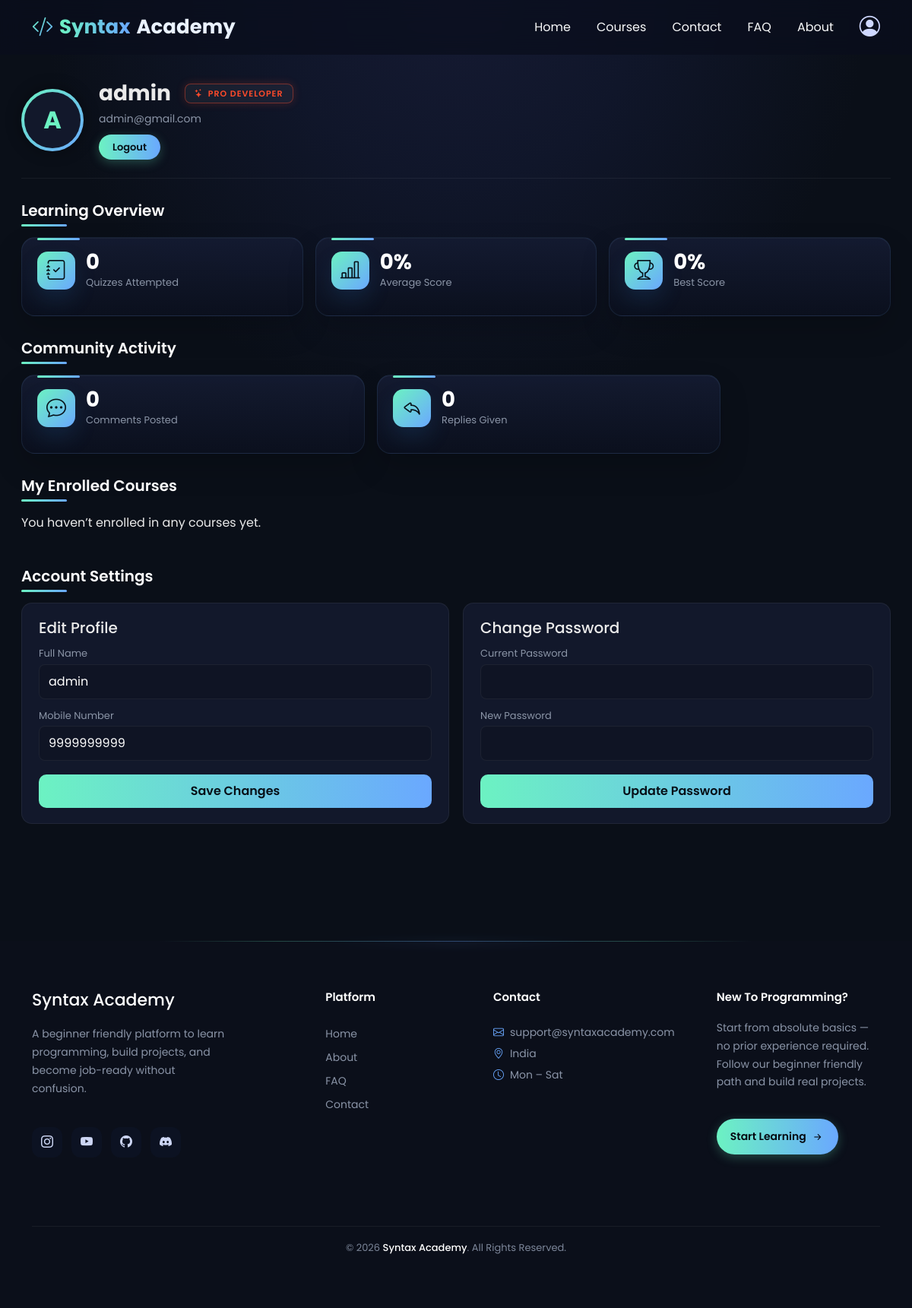
The page /profile/ (signed in) on the database its author committed.
### app1/models.py (models this page shows, shortened)
class Registration(models.Model):
    LEVEL_CHOICES = [
        ('beginner', 'Beginner'),
        ('intermediate', 'Intermediate'),
        ('advanced', 'Advanced'),
        ('pro', 'Pro Developer'),
    ]
    name = models.CharField(max_length=100)
    email = models.EmailField()
    mobile = models.IntegerField()
    password = models.CharField(max_length=10)
    otp = models.CharField(max_length=6, null=True, blank=True)
    otp_created_at = models.DateTimeField(null=True, blank=True)
    level = models.CharField(max_length=20,choices=LEVEL_CHOICES,default='beginner')

### app1/views.py (the view, shortened to what this page needs)
# urls.py: path('profile/', profile, name='profile'),
def profile(request):
    if 'login' not in request.session:
        return redirect('login')
    email = request.session['login']
    user = Registration.objects.get(email=email)
    enrolled_courses = Enrollment.objects.filter(user=user).select_related('course')
    for enroll in enrolled_courses:
        enroll.payment = Payment.objects.filter(
            user=user,
            course=enroll.course
        ).first()
    if request.method == "POST" and request.POST.get("form_type") == "edit_profile":
        user.name = request.POST.get("name")
        user.mobile = request.POST.get("mobile")
        user.save()
        messages.success(request, "Profile updated successfully")
        return redirect('profile')
    results = Result.objects.filter(user_email=email)
    total_attempts = results.count()
    score_percentages = [
        (result.score / result.total) * 100
        for result in results
        if result.total
    ]
    avg_score = round(sum(score_percentages) / len(score_percentages), 2) if score_percentages else 0
    max_score = round(max(score_percentages), 2) if score_percentages else 0
    comments = Comment.objects.filter(user=user).count()
    replies = Reply.objects.filter(user=user).count()
    context = {
        'user': user,
        'total_attempts': total_attempts,
        'avg_score': avg_score,
        'max_score': max_score,
        'comments': comments,
        'replies': replies,
        'enrolled_courses': enrolled_courses,
        'login': True
    }
    return render(request, 'profile.html', context)

### app1/templates/profile.html (shortened to what this page needs)
{% extends "base.html" %}
{% block content %}
{% load static %}
<link href="https://cdn.jsdelivr.net/npm/bootstrap@5.3.2/dist/css/bootstrap.min.css" rel="stylesheet">
<link rel="stylesheet" href="https://cdn.jsdelivr.net/npm/bootstrap-icons@1.11.1/font/bootstrap-icons.css">
<link rel="stylesheet" href="{% static 'css/profile.css' %}">
<div class="profile-wrapper">
    <div class="profile-top">
        <div class="profile-avatar-wrapper">
            <div class="profile-avatar">
                {{ user.name|slice:":1"|upper }}
            </div>
        </div>
        <div class="profile-info">
            <div class="name-row">
                <h2 class="profile-name">{{ user.name }}</h2>
                <div class="exp-tag {{ user.level }}">
                    <i class="bi bi-stars"></i>
                    {{ user.get_level_display }}
                </div>
            </div>
            <div class="profile-email">{{ user.email }}</div>
            <a href="{% url 'logout' %}" class="logout-chip">Logout</a>
        </div>
    </div>
    <div class="section">
        <h3>Learning Overview</h3>
        <div class="stats-grid stats-grid--three">
            <div class="stat-card">
                <div class="stat-icon">
                    <i class="bi bi-journal-check"></i>
                </div>
                <div>
                    <div class="stat-number">{{ total_attempts }}</div>
                    <div class="stat-label">Quizzes Attempted</div>
                </div>
            </div>
            <div class="stat-card">
                <div class="stat-icon">
                    <i class="bi bi-bar-chart-line"></i>
                </div>
                <div>
                    <div class="stat-number">{{ avg_score }}%</div>
                    <div class="stat-label">Average Score</div>
                </div>
            </div>
            <div class="stat-card">
                <div class="stat-icon">
                    <i class="bi bi-trophy"></i>
                </div>
                <div>
                    <div class="stat-number">{{ max_score }}%</div>
                    <div class="stat-label">Best Score</div>
                </div>
            </div>
        </div>
    </div>
    <div class="section">
        <h3>Community Activity</h3>
        <div class="stats-grid stats-grid--two">
            <div class="stat-card">
                <div class="stat-icon">
                    <i class="bi bi-chat-dots"></i>
                </div>
                <div>
                    <div class="stat-number">{{ comments }}</div>
                    <div class="stat-label">Comments Posted</div>
                </div>
            </div>
            <div class="stat-card">
                <div class="stat-icon">
                    <i class="bi bi-reply"></i>
                </div>
                <div>
                    <div class="stat-number">{{ replies }}</div>
                    <div class="stat-label">Replies Given</div>
                </div>
            </div>
        </div>
    </div>
    <div class="section">
        <h3>My Enrolled Courses</h3>
        <div class="enrolled-grid">
            {% for enroll in enrolled_courses %}
            <div class="course-card">
                <span class="level-badge">
                    {{ enroll.course.get_level_display }}
                </span>
                <img src="{{ enroll.course.thumbnail.url }}" class="course-img">
                <div class="course-body">
                    <div class="course-title">
                        {{ enroll.course.name }}
                    </div>
                    <div class="course-desc">
                        {{ enroll.course.description|truncatewords:14 }}
                    </div>
                    <a href="{% url 'courses' enroll.course.id %}" class="start-btn">
                        Continue Learning
                    </a>
                    {% if enroll.payment %}
                    <a href="{% url 'payment_receipt' enroll.payment.id %}" class="download-receipt-btn">
                        <span class="receipt-btn-icon">
                            <i class="bi bi-receipt"></i>
                        </span>
                        <span class="receipt-btn-text">
                            Download Receipt
                        </span>
                        <span class="receipt-btn-arrow">
                            <i class="bi bi-arrow-down-short"></i>
                        </span>
                    </a>
                    {% endif %}
                </div>
            </div>
            {% empty %}
            <p class="empty-state">
                You haven’t enrolled in any courses yet.
            </p>
            {% endfor %}
        </div>
    </div>
    <div class="section">
        <h3>Account Settings</h3>
        <div class="settings-grid">
            <div class="settings-card">
                <h5>Edit Profile</h5>
                <form method="POST">
                    <label>Full Name</label>
                    <input type="text" name="name" value="{{ user.name }}" required>
                    <label>Mobile Number</label>
                    <input type="text" name="mobile" value="{{ user.mobile }}" inputmode="numeric" pattern="[0-9]*" maxlength="10" data-numeric-only required>
                    <button type="submit" class="save-btn">Save Changes</button>
                </form>
            </div>
            <div class="settings-card">
                <h5>Change Password</h5>
                <form method="POST">
                    <label>Current Password</label>
                    <input type="password" name="current_password" required>
                    <label>New Password</label>
                    <input type="password" name="new_password" required>
                    <button type="submit" class="save-btn">Update Password</button>
                </form>
            </div>
        </div>
    </div>
</div>
{% endblock content %}

### app1/static/css/style.css (style rules this page uses)
:root { --bg:#0b0f1a; --card:#12182b; --primary:#6cf2c2; --secondary:#6aa8ff; --text:#eaeaea; --header-h:72px; }
body { font-family: 'Poppins', sans-serif; background-color: var(--bg); color: var(--text); padding-top:var(--header-h); }
:root { --header-h:72px; }
.stats-grid { display:grid; grid-template-columns:repeat(4, minmax(0, 1fr)); gap:18px; }
.stat-card { display:flex; flex-direction:column; gap:10px; min-height:170px; padding:24px; border-radius:22px; background:linear-gradient(180deg, rgba(255,255,255,.06), rgba(255,255,255,.02)); border:1px solid rgba(255,255,255,.06); }
.stat-icon { width:52px; height:52px; display:inline-flex; align-items:center; justify-content:center; border-radius:16px; background:linear-gradient(135deg, rgba(108,242,194,.16), rgba(106,168,255,.22)); color:#bdf8e4; font-size:1.35rem; }
.name-row { display: flex; align-items: center; gap: 20px; }
.exp-tag { display: inline-flex; align-items: center; gap: 6px; padding: 4px 12px; font-size: 11px; font-weight: 600; letter-spacing: 1px; text-transform: uppercase; border-radius: 8px; background: rgba(255,255,255,0.05); border: 1px solid rgba(255,255,255,0.08); backdrop-filter: blur(8px); }
.exp-tag.pro { color: #ff4b2b; border-color: rgba(255,75,43,0.4); box-shadow: 0 0 12px rgba(255,75,43,0.2); }

### rows shown on the page
Registration: name "A", name "admin", level "PRO DEVELOPER", email "admin@gmail.com", mobile "9999999999"

### other values the page prints
{{ total_attempts }} "0"
{{ avg_score }} "0"
{{ max_score }} "0"
{{ comments }} "0"
{{ replies }} "0"
